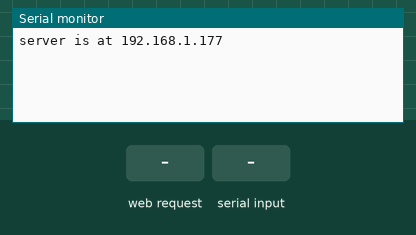
Bench run of a sketch on a simulated Arduino Uno, built with avr-gcc and run on an emulated ATmega328P. Shown: the last lines printed to the serial monitor. Inputs (shaded band) come from the test bench. WiFi joins after 1.5 s; servers stay silent unless stated.

Above: at 3.3 s.
3.4 s: HTTP request GET /?data= received
At 4.2 s:
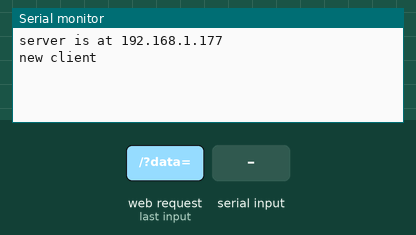
4.9 s: "z\n" received over Serial
At 5.4 s:
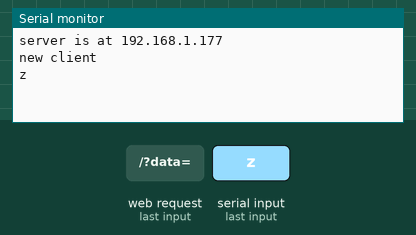
6.4 s: byte 32 (' ') received over Serial
At 7.6 s:
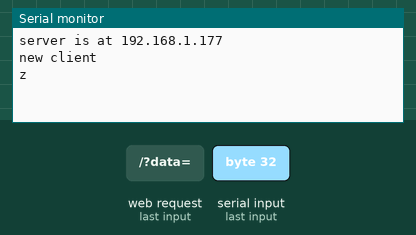
7.9 s: byte 63 ('?') received over Serial
At 8.9 s:
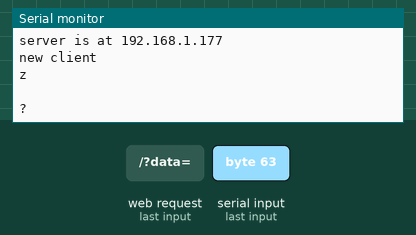
9.4 s: "z\n" received over the second serial link
At 10.1 s:
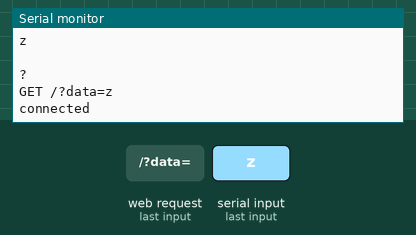
11.1 s: "1\n" received over Serial
At 12.5 s:
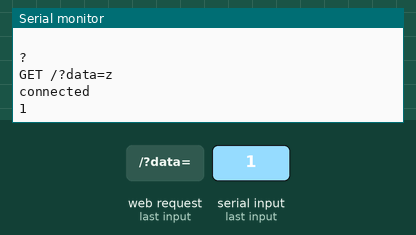

Measured:
- after the input at 3.4 s, the serial monitor: prints a new line at once (image 1)
- after the input at 4.9 s, the serial monitor: prints a new line at once (image 2)
- after the input at 6.4 s, the serial monitor: prints a new line at once (image 3)
- after the input at 7.9 s, the serial monitor: prints a new line at once (image 4)
- after the input at 9.4 s, the serial monitor: prints a new line at once (image 5)
- after the input at 11.1 s, the serial monitor: prints a new line at once (image 6)

The sketch:

emitator.ino
```cpp
  #include <SPI.h>
  #include <Ethernet.h>
  #include <ctype.h>
  #include "SoftwareSerial.h";

  #define ACTIONS_MAX  3

  int actions_contor = 0;

  int bluetoothTx = 2;
  int bluetoothRx = 3;

  int initialize = 0;
  int length_str = 0;
  int actions_nr = 0;//actions string
  char SavedChar;

  char learning[] = "192.168.1.176";

  SoftwareSerial bluetooth(bluetoothTx, bluetoothRx);

  byte mac[] = {
    0xDE, 0xAD, 0xBE, 0xEF, 0xFE, 0xED };
  IPAddress ip(192,168,1,177);

  EthernetServer server(80);

  void setup() {

    // Open serial communications and wait for port to open:
    Serial.begin(9600);
     while (!Serial) {
      ;
    }

    bluetooth.begin(115200);
    bluetooth.print("$$$");
    delay(100);
    bluetooth.println("U,9600,N");
    bluetooth.begin(9600);

    delay(1000);
    bluetooth.print("$$$");
    delay(1000);

    //connect to other bluetooth device
    bluetooth.println("C,0006666815E4");

    // start the Ethernet connection and the server:
    Ethernet.begin(mac, ip);
    server.begin();
    Serial.print("server is at ");
    Serial.println(Ethernet.localIP());

  }

  char str[90];
  char get[100]; //get param
  char* stack[10]; // actions list
  int stack_count = 0;
  int first_req = 0;
  boolean param = false;

  void clear_char(){

   memset(str,0,sizeof(str));

  }

  void loop() {
     int i=0;
     char mychar[1];
     boolean make_req = false;

     //send data
      if(Serial.available()) {
        char toSend = (char)Serial.read();
        if(toSend == 'z'){
          bluetooth.print(toSend);

        }
        Serial.println(toSend);
    }


    // listen for incoming clients
    EthernetClient client = server.available();
    if (client) {
      first_req = 1;
      Serial.println("new client");

      boolean currentLineIsBlank = true;
      while (client.connected()) {
        if (client.available()) {
          char c = client.read();

          //check if it's GET param
          if(c == ' ') param = false;
          if(c == '?') param = true;

          char mychar[2];

          //prepare char for append, convert to string
          mychar[1] = '\0';
          mychar[0] = c;

          if(param == true && c != '?')
           strcat(str,mychar);


          // check if http ended
          if (c == '\n' && currentLineIsBlank) {

          //add it to stack
          stack[stack_count++] = str;

          bluetooth.print(stack[stack_count-1]);//send data, wait for the answer

          //clear the char
          clear_char();

          //send http response back
          client.println("HTTP/1.1 200 OK");
          client.println("Content-Type: text/html");
          client.println("Access-Control-Allow-Origin: *");
          client.println();
          client.println("done.");
          client.stop();

          }
        }
      }
    }

          //read response
          while(bluetooth.available()) {
           char toSend = (char)bluetooth.read();

           //convert toSend char to string
           char mychar2[2];


           mychar2[0] = toSend;
           mychar2[1] = '\0'; //for append

           if(toSend != '.' && ((toSend >= 'A' && toSend <= 'Z')||(toSend >= 'a' && toSend <= 'z') || (toSend >= '1' && toSend <= '9'))){ //end
            strcat(get,mychar2);
            length_str++;
           }
           else
            make_req = true;


            memset(mychar2,0,sizeof(mychar2));


           if(make_req && first_req == 1){
            if(length_str == 1){
             char get_p[30];
             memset(get_p,0,sizeof(get_p));
             strcat(get_p,"GET /?data=");
             strcat(get_p,get);
             Serial.println(get_p);
             strcat(get_p," HTTP/1.1");
             if (client.connect(learning, 8080)) {
                Serial.println("connected");
                // Make a HTTP request:
                client.println(get_p);
                client.println("Host: localhost");
                client.println("Connection: close");
                client.println();
              }
           }

           length_str = 0;

            //if we got the response, clear stack
            for(i=1;i<=9;i++)
             stack[i-1] = stack[i];

            stack_count--;


            //clear memory
            memset(get,0,sizeof(get));
            memset(mychar2,0,sizeof(mychar2));


         }
        }

       if(bluetooth.available()) {
         char toSend = (char)bluetooth.read();
       }


   }
```
